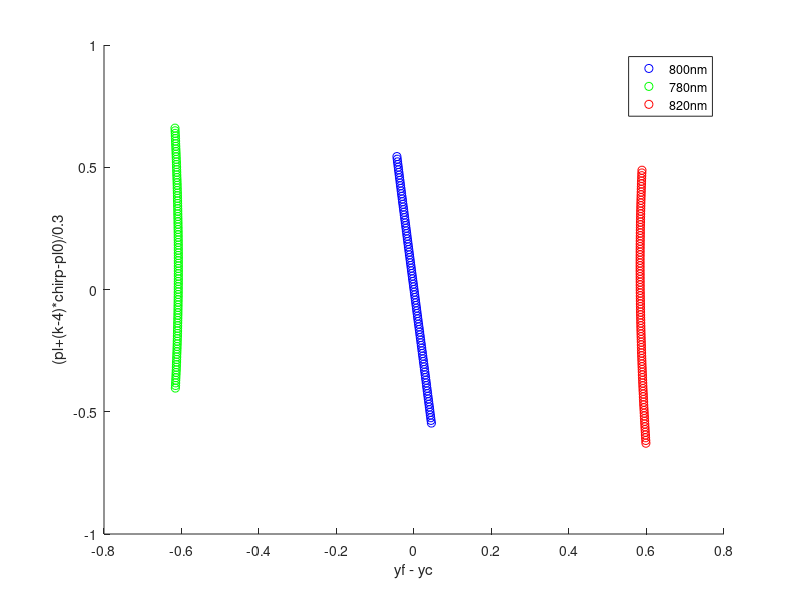

The MATLAB script that drew this image:
% load and initialize data 
data = load("pathlength_ON.txt");
wave1 = data(data(:,3)==1,1:2);
wave2 = data(data(:,3)==2,1:2);
wave3 = data(data(:,3)==3,1:2);

figure(1)
    scatter(wave1(:,1),wave1(:,2),'b')

hold on
    scatter(wave2(:,1),wave2(:,2),'g')
    scatter(wave3(:,1),wave3(:,2),'r')
    xlabel('yf - yc');
    ylabel('(pl+(k-4)*chirp-pl0)/0.3');
    legend('800nm','780nm','820nm');
hold off
